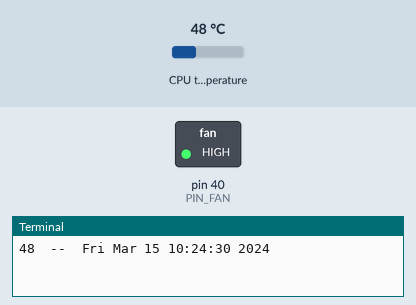
Recording of a program running on a simulated Raspberry Pi (header pin numbers). Shown: switched loads named in the program (green lamp = pin HIGH), the last lines printed to the terminal. The test bench sets the inputs (shaded band); at power-on: CPU temperature 48 °C. The clock reads 2024-03-15 10:24:30 at power-on unless the program sets it.

Above: at 1.2 s.
1.3 s: CPU temperature set to 38 °C
5.2 s: CPU temperature set to 35 °C
At 6.5 s:
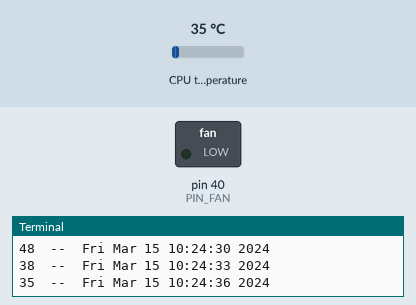
9.1 s: CPU temperature set to 37 °C
13.2 s: CPU temperature set to 40 °C
At 15.9 s:
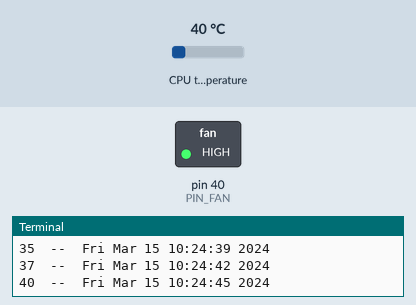
17.1 s: CPU temperature set to 31 °C
At 19.4 s:
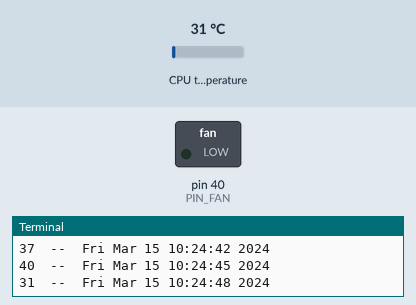
Timing chart, 0 to 20.9 s (numbered marks = the images above; inputs shaded):
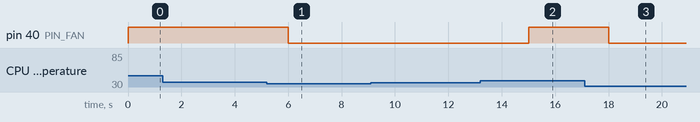

The program:

cpu_temp_ctrl.py
```python
import RPi.GPIO as GPIO
import time

PIN_FAN = 40

GPIO.setmode(GPIO.BOARD)
GPIO.setup(PIN_FAN, GPIO.OUT)

# get cpu temperature
def cpu_temp():
	with open("/sys/class/thermal/thermal_zone0/temp", 'r') as f:
		cpu_temperature = int(int(f.read()) / 1000)
	return cpu_temperature

delay = 3
is_close = True
try:
	while True:
		cpu_temperature = cpu_temp()
		if is_close:
			if cpu_temperature > 38:
				GPIO.output(PIN_FAN, GPIO.HIGH)
				is_close = False
		else:
			if cpu_temperature <= 36:
				GPIO.output(PIN_FAN, GPIO.LOW)
				is_close = True
		print(cpu_temperature, ' -- ', time.ctime())
		time.sleep(delay)
except KeyboardInterrupt:
	print('STOP BY USER')
	GPIO.cleanup()
```

Measured:
- the behaviour switches between 37 and 36 °C on CPU temperature (found by bisection; images 0 and 1)
- the behaviour switches between 38 and 39 °C on CPU temperature (found by bisection; images 1 and 2)
- after the input at 5.2 s, pin 40 (PIN_FAN): HIGH → LOW after 0.80 s
- after the input at 13.2 s, pin 40 (PIN_FAN): LOW → HIGH after 1.8 s
- after the input at 17.1 s, pin 40 (PIN_FAN): HIGH → LOW after 0.91 s
